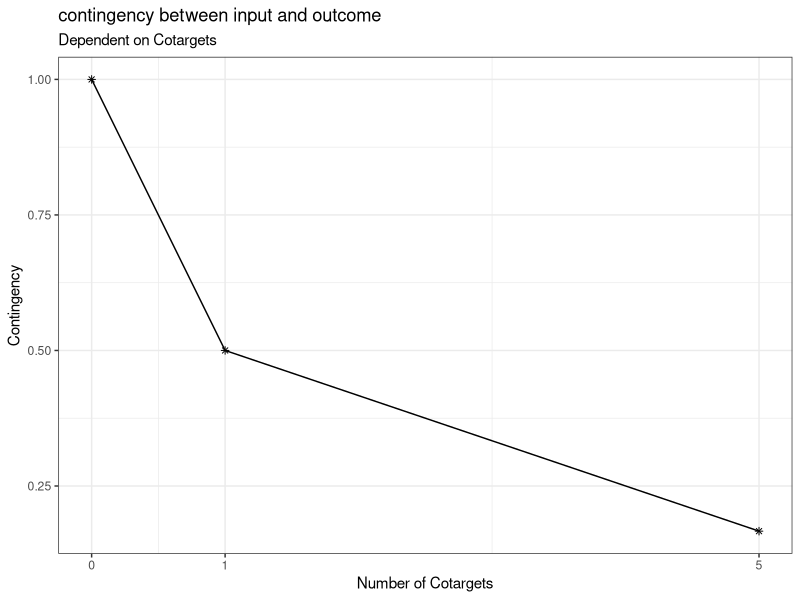
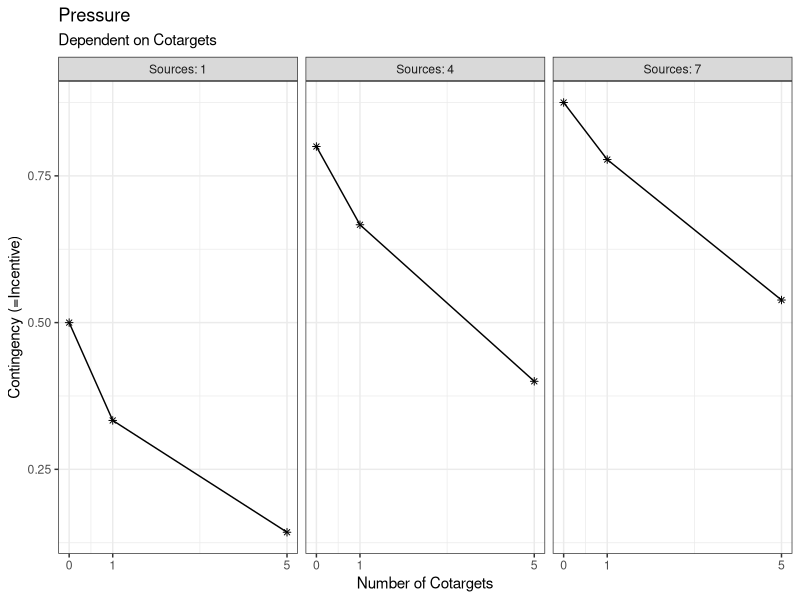

Write the R code that produced these figures, in order. (Note: this script raises an error after producing the figures.)
###Creating of the base functions to compute the outcome of the simulation later on

# load the necessary libraries
library(ggplot2)
library(dplyr)
library(multcomp)

#' p1 Compute the contingency between input and outcome
#' 
#' @param CT number of people who are also viewed as targets of social pressure. Ranges from 0 to infinite (discrete)
#' 
#' @return (CON) contingency between input and outcome. Ranges from 0 to 1 (continuous)

get_CON <- function(CT) {
  n <- CT + 1
  CON <- 1/n
  return(CON)
}

# (example) check vectorized form:
CT <- c(0, 1, 5)
CON <- get_CON(CT)
CON

# (example) create data for CT 
plot_data_CON <- expand.grid(
  CT = c(0, 1, 5)
)

# (example) compute CON from the CT data
plot_data_CON$CON <- get_CON(
  CT = plot_data_CON$CT
)

# (example) plot a visual graph for the p1-function
ggplot(plot_data_CON, aes(x = CT, y = CON)) +
  geom_point(shape = 8) +
  labs(title = "contingency between input and outcome", subtitle = "Dependent on Cotargets", y = "Contingency", x = "Number of Cotargets") +
  scale_x_continuous(limits = c(0, 5), breaks = c(0, 1, 5)) +
  theme_bw() +
  geom_line()



#' p2 compute the social pressure on each given target member of the group
#' 
#' @param CT number of people who are also viewed as targets of social impact. Ranges from 0 to infinite (discrete)
#' @param S number of people viewed as source of social pressure. Ranges from 0 to infinite (discrete)
#' 
#' @return (P) social pressure. Ranges from 0 to 1 (continuous)

get_P <- function (CT, S) {
  P <- S/(S+CT+1)
  return(P)
}

# (example) check vectorized form:
CT <- c(0, 1, 5)
S <- c(1, 4, 7)
P <- get_P(CT, S)
P

# (example) create data for CT and S 
plot_data_P <- expand.grid(
  CT = c(0, 1, 5),
  S = c(1, 4, 7)
)

# (example) compute pressure from CT and S
plot_data_P$P <- get_P(
  CT = plot_data_P$CT,
  S = plot_data_P$S
)

# (example) create an extra column for the plotting
plot_data_P$S_label <- paste("Sources:", plot_data_P$S)

# (example) plot a visual graph for the p2-function
ggplot(plot_data_P, aes(x = CT, y = P)) +
  geom_point(shape = 8) +
  facet_wrap(~plot_data_P$S_label) +
  labs(title = "Pressure", subtitle = "Dependent on Cotargets", y = "Contingency (=Incentive)", x = "Number of Cotargets") +
  scale_x_continuous(limits = c(0, 5), breaks = c(0, 1, 5)) +
  theme_bw() +
  geom_line()



#' t1 compute the incentive to give full effort
#' 
#' @param CON number of people who are also viewed as targets of social impact. Ranges from 0 to infinite (discrete)
#' 
#' @return (INC) incentive to give full effort. Ranges from 0 to 1 (continuous)

get_INC <- function(CON, LE) {
  alpha <- ifelse(LE == LE_SLR, 0, 0.6)  # SLR: no Matching, Low/High: Matching
  INC <- CON + alpha * (LE - CON)
  INC[INC < 0] <- 0
  INC[INC > 1] <- 1
  return(INC)
}

# (example) check vectorized form:
LE <- c(0.9, 0.7, 0.5)
INC <- get_INC(CON, LE)
INC

# (example) create data for CT 
plot_data_INC <- expand.grid(
  CON = CON,
  LE = LE
)

# (example) compute the incentive from CT and LE 
plot_data_INC$INC <- get_INC(
  CON = plot_data_INC$CON,
  LE = plot_data_INC$LE
)

# (example) create an extra column for the plotting
plot_data_INC$LE_label <- paste("EM condition:", plot_data_INC$LE)

# (example) plot a visual graph for the t1-function
ggplot(plot_data_INC, aes(x = CON, y = INC)) +
  geom_point(shape = 8) +
  facet_wrap(~plot_data_INC$LE_label) +
  labs(title = "incentive to give full effort", y = "Incentive", x = "Contingency") +
  scale_x_continuous(limits = c(0, 1), breaks = c(round(CON, digits = 2))) +
  scale_y_continuous(limits = c(0, 1), breaks = c(round(INC, digits = 2))) +
  theme_bw() +
  geom_line()


#' p3 compute the individual effort 
#' 
#' @param INC incentive to give full effort. Ranges from 0 to 1 (continuous)
#' @param P social pressure. Ranges from 0 to 1 (continuous)
#' 
#' @return (IE) individual effort. Ranges from 0 to 1 (continuous)

get_IE <- function(INC, P) {
  IE <- 0.8 * INC + 0.2 * P
  return(IE)
}

# (example) check vectorized form:
IE <- get_IE(INC, P)
IE


# (example) create data for INC and P
plot_data_IE <- expand.grid(
  INC = INC,
  P = P
)

# (example) compute the individual effort from INC and P
plot_data_IE$IE <- get_IE(
  INC = plot_data_IE$INC,
  P = plot_data_IE$P
)

# (example) create an extra column for the plotting
plot_data_IE$P_label <- paste("Pressure:", round(plot_data_IE$P, digits = 2))

# (example) plot a visual graph for the p1-function
ggplot(plot_data_IE, aes(x = INC, y = IE)) +
  geom_point(shape = 8) +
  facet_wrap(~plot_data_IE$P_label) +
  labs(title = "Individual effort", subtitle = "Dependent on Pressure + Incentive", y = "Individual effort", x = "Incentive") +
  scale_x_continuous(limits = c(0, 1), breaks = c(round(INC, digits = 2))) +
  scale_y_continuous(limits = c(0, 1), breaks = c(round(IE, digits = 2))) +
  theme_bw() +
  geom_line()



#' Superfunction - compute the individual effort with some noise (through all the previous functions)
#' 
#' @param CT number of people who are also viewed as targets of social pressure. Ranges from 0 to infinite (discrete)
#' @param S number of people viewed as source of social pressure. Ranges from 0 to infinite (discrete)
#' 
#' @return (IE) individual effort. Ranges from 0 to 1 (continuous)

get_super_IE <- function(CT, S, LE) {
  CON <- get_CON(CT) 
  P <- get_P(CT, S)
  INC <- get_INC(CON, LE)
  IE <- get_IE(INC, P)
  IE <- IE + rnorm(1, mean = 0, sd = 0.3)
  IE[IE > 1] <- 1
  IE[IE < 0] <- 0
  return(IE)
}


#' t2-function (manifest) - compute the individual outcome
#' 
#' @param MC maximum capacity to scream. Ranges from 0 to 15 (continuous)
#' @param IE individual effort Ranges from 0 to 1 (continuous)
#' 
#' @return (IO) individual outcome. Ranges from 0 to inf. (continuous)

get_IO <- function(MC, IE) {
  IO <- MC * IE   
  return (IO)
}

# (example) check vectorized form:
MC <- c(9, 10, 13)
IO <- get_IE(MC, IE)
IO

# (example) create data for MC and IE
plot_data_IO <- expand.grid(
  MC = c(9, 10, 13),
  IE = IE
)

# (example) compute the individual effort from MC and IE
plot_data_IO$IO <- get_IO(
  MC = plot_data_IO$MC,
  IE = plot_data_IO$IE
)

# (example) create an extra column for the plotting
plot_data_IO$IE_label <- paste("Individual Effort:", round(plot_data_IO$IE, digits = 2))

# (example) plot a visual graph for the p1-function
ggplot(plot_data_IO, aes(x = MC, y = IO)) +
  geom_point(shape = 8) +
  facet_wrap(~plot_data_IO$IE_label) +
  labs(title = "Individual outcome", subtitle = "Dependent on Maximum + Individual effort", y = "Individual outcome", x = "Individual Maximum") +
  scale_x_continuous(limits = c(min(MC), max(MC)), breaks = c(round(MC, digits = 2))) +
  scale_y_continuous(limits = c(min(plot_data_IO$IO), max(plot_data_IO$IO)), breaks = pretty(plot_data_IO$IO)) +
  theme_bw() +
  geom_line()


#' Superfunction - compute the individual outcome  (through all the previous functions)
#' 
#' @param CT number of people who are also viewed as targets of social pressure. Ranges from 0 to infinite (discrete)
#' @param S number of people viewed as source of social pressure. Ranges from 0 to infinite (discrete)
#' @param MC maximum capacity to scream. Ranges from 0 to 15 (continuous)
#' 
#' @return (IO) individual outcome. Ranges from 0 to inf (continuous)

get_super_IO <- function(CT, S, MC, LE){
  IO <- get_super_IE(CT, S, LE) * MC 
  return (IO)
}

### Final Simulation

## Replicate the original Study of Latané et al. 

# Simulate virtual experiments from the model.
# ---------------------------------------------------------------------------
# We assume that the model is the true data generating model.
# As it is a deterministic (IS IT???) model, any virtual participant
# will have on average the same individual effort based on 
# the number of Cotargets (CT) and Sources of Social Pressure (S)
# (note: more input Data is generated for we have LE as an predictor aswell, but this is only needed later on when we replicate Harkin's research)


# Variability comes into the experiment by:
# (a) Different trait values for the maximum noise each person can produce
# (b) Randomness from the noise we compute in the superfuncion - due to e.g. 
#     faitque, personality, mental state etc.  during the experiment

# You can run the script repeatedly to simulate new replication studies,
# and observe the variability in outcomes due to sampling variability.

set.seed(324)

# set sample size of participants (we assume a within-person design)
# derived  from experiment 2 - the pseudo-groups (Latané et al.)
n <- 36

# experimental design: Latané et al. (1979)
# create data for CT and S

df <- expand.grid(
  id = 1:n, 
  CT = c(0, 1, 5),
  S = c(1),
  LE = c(0.9, 0.7, 0.5) # HE, SLR, LE
)

# determine the variables for a simulation of the exogenous variables
phi <- 5
alpha <- 0.922*phi
beta <- (1-0.922)*phi

scale_factor <- 12.29 / 0.922

# interindividual variability in exogenous variable ("maximum capacity")
max_per_person <- data.frame(
  id = 1:n,
  maximum = scale_factor * rbeta(n, alpha, beta)
)

mean(max_per_person$maximum)

# merge into df
df <- merge(df, max_per_person, by = "id")

# compute the psychological outcome variable (IE)
df$IE <- get_super_IE(
  CT = df$CT,
  S = df$S, 
  LE = df$LE
)

# compute the manifest outcome variable (IO)
df$IO <- get_super_IO(
  CT = df$CT,
  S = df$S,
  MC = df$maximum, 
  LE = df$LE
)

# look at the simulated data 
# View(df)

#compute the means of IO for each experimental group
data_final <- df %>%
  group_by(CT, LE) %>%
  summarise(means = mean(IO), .groups = "drop")


plot_final <- ggplot(data_final, aes(x = CT, y = means, color = factor(LE))) +
  geom_point(shape = 8) +
  labs(
    title = "Mean Individual Outcome (dyn/cm^2)", 
    subtitle = "Dependent on experimental group (S = 1)", 
    y = "Sound Pressure in dyn percm^2", 
    x = "conditions (Number of Cotargets)",
    color = "LE"
  ) +
  scale_x_continuous(limits = c(0, 5), breaks = c(0, 1, 5)) +
  theme_bw() +
  geom_line()
plot_final

## Variance analysis for the replication of Latanße (1979)
# we have to set the LE condition to 0.7, cause Effort Matching wasn't integrated in this paper
df_Latane <- subset(df, LE == 0.7)

df_Latane$CT_factor <- factor(df_Latane$CT,
                       levels = c(0,1,5),
                       labels = c("CT0","CT1","CT5"))

fit_aov <- aov(IO ~ CT_factor, data = df_Latane)

hyp1 <- "CT1 - CT5 <= 0"
hyp2 <- "CT0 - CT1 <= 0"
hyps <- c(hyp1, hyp2)

kontraste <- mcp(CT_factor = hyps)

fit <- glht(fit_aov, linfct = kontraste)

confint(fit, level = 0.95, calpha = univariate_calpha())
summary(fit, test = univariate())


##statistical Analysis for the replication of the Harkin Findings - comparison between groups of 1 and 2 persons, computated for every condition of LE alone

# We use the same model as for the analysis of Latané et al, but now we're taking a closer look on the LE conditions and their effets
# now we use all three conditions: the Number of Cotargets (CT), the Effort Matching condition 
# (which transforms into LE) and the sources of social impact (this is still fixed to 1, cause it wasn't varied in this research either)

# we replicate the table 1 of the Analysis and test, if the 3 pairs of conditions (Alone vs. Pair, for each of the three LE conditions)
# create significant p-values


# prepare the data for the Harkings ANOVA

df_harkins <- subset(df, CT %in% c(0, 1))

#define the CT-factor
df_harkins$CT_factor <- factor(df_harkins$CT,
                               levels = c(0, 1),
                               labels = c("Alone", "Pair"))

#define the LE-factor
df_harkins$LE_factor <- factor(df_harkins$LE,
                               levels = c(0.5, 0.7, 0.9),
                               labels = c("Low", "SLR", "High"))

fit_harkins <- aov(IO ~ CT_factor * LE_factor, data = df_harkins)
summary(fit_harkins)
